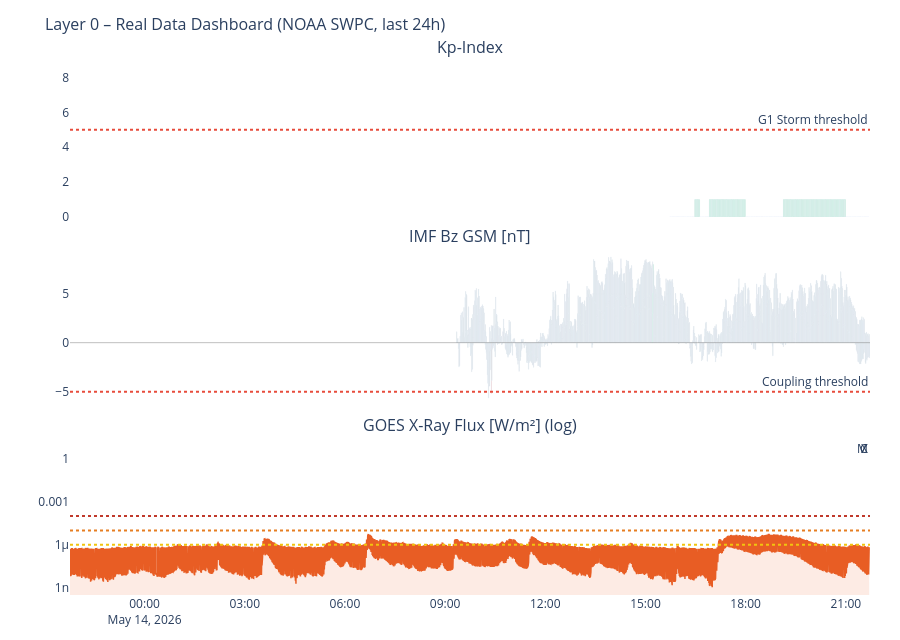

This figure's notebook cell:
### Markdown cell above
---
## 3. Time-Series Dashboard (Real Data)

### Code cell
# ============================================================
# DASHBOARD – Kp / Solar Wind / IMF Bz / X-Ray
# ============================================================

panels = [
    (df_kp,   'kp',     'Kp-Index',                       '#7F77DD', 'bar'),
    (df_sw,   'speed',  'Solar Wind Speed [km/s]',         '#F2A623', 'line'),
    (df_mag,  'bz_gsm', 'IMF Bz GSM [nT]',                '#378ADD', 'bar'),
    (df_xray, 'flux',   'GOES X-Ray Flux [W/m²] (log)',    '#E85D24', 'line'),
]
active = [(df, col, title, color, kind)
          for df, col, title, color, kind in panels
          if df is not None and col in df.columns]

if not active:
    print('No data available.')
else:
    fig = make_subplots(
        rows=len(active), cols=1, shared_xaxes=True,
        subplot_titles=[p[2] for p in active],
        vertical_spacing=0.06
    )
    for i, (df, col, title, color, kind) in enumerate(active, 1):
        ds = df.dropna(subset=[col])
        if kind == 'bar':
            if col == 'kp':
                mc = ['#2ecc71' if v < 4 else '#f39c12' if v < 6 else '#e74c3c'
                      for v in ds[col]]
            elif col == 'bz_gsm':
                mc = ['#e74c3c' if v < -5 else '#2ecc71' if v > 5 else '#95a5a6'
                      for v in ds[col]]
            else:
                mc = color
            fig.add_trace(go.Bar(x=ds['time'], y=ds[col], marker_color=mc,
                                 name=title, opacity=0.75), row=i, col=1)
        else:
            h = color.lstrip('#')
            r_c, g_c, b_c = int(h[0:2], 16), int(h[2:4], 16), int(h[4:6], 16)
            fc = f'rgba({r_c},{g_c},{b_c},0.12)'
            fig.add_trace(go.Scatter(x=ds['time'], y=ds[col], name=title,
                                     line=dict(color=color, width=1.5),
                                     fill='tozeroy', fillcolor=fc), row=i, col=1)

        if col == 'kp':
            fig.add_hline(y=5, line_dash='dot', line_color='#e74c3c',
                          annotation_text='G1 Storm threshold', row=i, col=1)
            fig.update_yaxes(range=[0, 9], row=i, col=1)
        elif col == 'speed':
            fig.add_hline(y=500, line_dash='dot', line_color='#E85D24',
                          annotation_text='Elevated wind', row=i, col=1)
        elif col == 'bz_gsm':
            fig.add_hline(y=0, line_color='gray', line_width=0.5, row=i, col=1)
            fig.add_hline(y=-5, line_dash='dot', line_color='#e74c3c',
                          annotation_text='Coupling threshold', row=i, col=1)
        elif col == 'flux':
            fig.update_yaxes(type='log', row=i, col=1)
            for lvl, lbl, lc in [(1e-4,'X','#c0392b'),(1e-5,'M','#e67e22'),(1e-6,'C','#f1c40f')]:
                fig.add_hline(y=lvl, line_dash='dot', line_color=lc,
                              annotation_text=lbl, row=i, col=1)

    fig.update_layout(
        title=dict(text='Layer 0 – Real Data Dashboard (NOAA SWPC, last 24h)', font=dict(size=16)),
        height=180 * len(active) + 100,
        showlegend=False,
        plot_bgcolor='rgba(0,0,0,0)', paper_bgcolor='rgba(0,0,0,0)',
        margin=dict(l=70, r=30, t=60, b=40)
    )
    fig.show()

### Figure 1 — Plotly figure (JSON) as saved in the notebook; plotly's stock layout.template omitted (floating-point values rounded to 4 significant figures; data arrays with more than 128 entries replaced by an {"elided": "..."} marker saying what was removed)
{"data": [{"marker": {"color": {"elided": "358 str values"}}, "name": "Kp-Index", "opacity": 0.75, "type": "bar", "x": {"elided": "358 str values"}, "xaxis": "x", "y": {"elided": "358 int values"}, "yaxis": "y"}, {"marker": {"color": {"elided": "1440 str values"}}, "name": "IMF Bz GSM [nT]", "opacity": 0.75, "type": "bar", "x": {"elided": "1440 str values"}, "xaxis": "x2", "y": {"elided": "1440 float values"}, "yaxis": "y2"}, {"fill": "tozeroy", "fillcolor": "rgba(232,93,36,0.12)", "line": {"color": "#E85D24", "width": 1.5}, "name": "GOES X-Ray Flux [W/m²] (log)", "type": "scatter", "x": {"elided": "2870 str values"}, "xaxis": "x3", "y": {"elided": "2870 float values"}, "yaxis": "y3"}], "layout": {"annotations": [{"font": {"size": 16}, "showarrow": false, "text": "Kp-Index", "x": 0.5, "xanchor": "center", "xref": "paper", "y": 1.0, "yanchor": "bottom", "yref": "paper"}, {"font": {"size": 16}, "showarrow": false, "text": "IMF Bz GSM [nT]", "x": 0.5, "xanchor": "center", "xref": "paper", "y": 0.6467, "yanchor": "bottom", "yref": "paper"}, {"font": {"size": 16}, "showarrow": false, "text": "GOES X-Ray Flux [W/m²] (log)", "x": 0.5, "xanchor": "center", "xref": "paper", "y": 0.2933, "yanchor": "bottom", "yref": "paper"}, {"showarrow": false, "text": "G1 Storm threshold", "x": 1, "xanchor": "right", "xref": "x domain", "y": 5, "yanchor": "bottom", "yref": "y"}, {"showarrow": false, "text": "Coupling threshold", "x": 1, "xanchor": "right", "xref": "x2 domain", "y": -5, "yanchor": "bottom", "yref": "y2"}, {"showarrow": false, "text": "X", "x": 1, "xanchor": "right", "xref": "x3 domain", "y": 0.0001, "yanchor": "bottom", "yref": "y3"}, {"showarrow": false, "text": "M", "x": 1, "xanchor": "right", "xref": "x3 domain", "y": 1e-05, "yanchor": "bottom", "yref": "y3"}, {"showarrow": false, "text": "C", "x": 1, "xanchor": "right", "xref": "x3 domain", "y": 1e-06, "yanchor": "bottom", "yref": "y3"}], "height": 640, "margin": {"b": 40, "l": 70, "r": 30, "t": 60}, "paper_bgcolor": "rgba(0,0,0,0)", "plot_bgcolor": "rgba(0,0,0,0)", "shapes": [{"line": {"color": "#e74c3c", "dash": "dot"}, "type": "line", "x0": 0, "x1": 1, "xref": "x domain", "y0": 5, "y1": 5, "yref": "y"}, {"line": {"color": "gray", "width": 0.5}, "type": "line", "x0": 0, "x1": 1, "xref": "x2 domain", "y0": 0, "y1": 0, "yref": "y2"}, {"line": {"color": "#e74c3c", "dash": "dot"}, "type": "line", "x0": 0, "x1": 1, "xref": "x2 domain", "y0": -5, "y1": -5, "yref": "y2"}, {"line": {"color": "#c0392b", "dash": "dot"}, "type": "line", "x0": 0, "x1": 1, "xref": "x3 domain", "y0": 0.0001, "y1": 0.0001, "yref": "y3"}, {"line": {"color": "#e67e22", "dash": "dot"}, "type": "line", "x0": 0, "x1": 1, "xref": "x3 domain", "y0": 1e-05, "y1": 1e-05, "yref": "y3"}, {"line": {"color": "#f1c40f", "dash": "dot"}, "type": "line", "x0": 0, "x1": 1, "xref": "x3 domain", "y0": 1e-06, "y1": 1e-06, "yref": "y3"}], "showlegend": false, "title": {"font": {"size": 16}, "text": "Layer 0 – Real Data Dashboard (NOAA SWPC, last 24h)"}, "xaxis": {"anchor": "y", "domain": [0.0, 1.0], "matches": "x3", "showticklabels": false}, "xaxis2": {"anchor": "y2", "domain": [0.0, 1.0], "matches": "x3", "showticklabels": false}, "xaxis3": {"anchor": "y3", "domain": [0.0, 1.0]}, "yaxis": {"anchor": "x", "domain": [0.7067, 1.0], "range": [0, 9]}, "yaxis2": {"anchor": "x2", "domain": [0.3533, 0.6467]}, "yaxis3": {"anchor": "x3", "domain": [0.0, 0.2933], "type": "log"}}}
